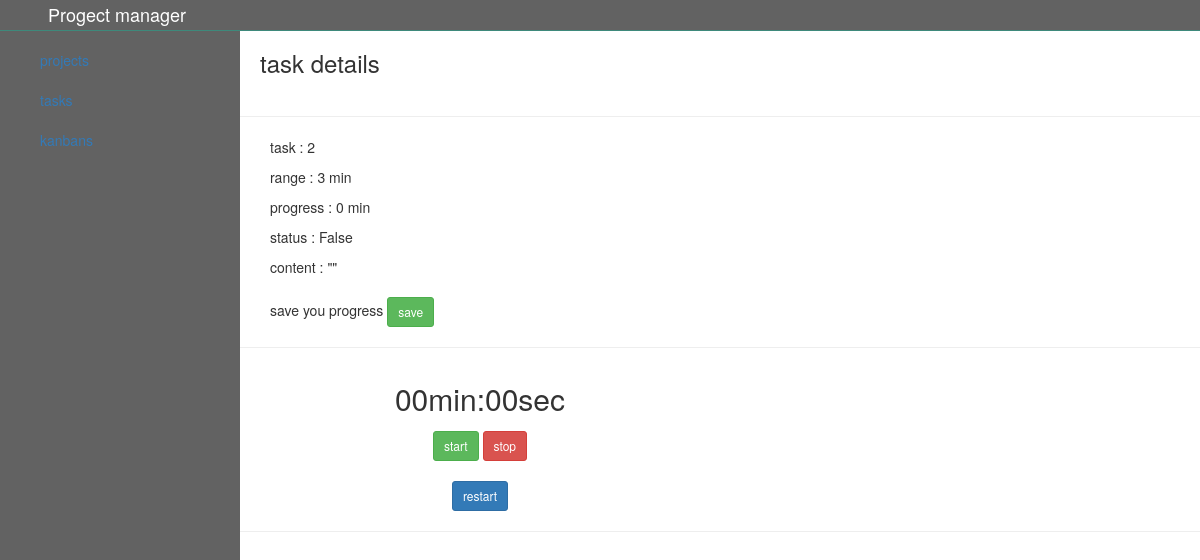
Screenshot of /task/4 with the database file from the repository.
### app.py (models this page shows, shortened)
class Task(db.Model):
    id = db.Column(db.Integer, primary_key=True)
    name = db.Column(db.String(1000), nullable=False)
    content = db.Column(db.String(1000),nullable=False)
    t_range = db.Column(db.Integer, nullable=False)
    progress = db.Column(db.Integer, nullable=False, default=0)
    time = db.Column(db.String(20))
    status = db.Column(db.Boolean, default=False)
    day = db.Column(db.String(100))
    hub_id = db.Column(db.Integer, db.ForeignKey('taskhub.id'), nullable= False)

### app.py (the view)
@app.route('/task/<int:id>', methods=['GET', 'POST'])
def task_page(id):
    task = Task.query.get_or_404(id)
    return render_template('task.html', task=task)

### templates/task.html (shortened to what this page needs)
{% extends 'base.html' %}
{% block body %}
<div class="main">
    <h3>task details</h3>
    <hr>
    <div class="task">
        <p>task : {{task.name}}</p>
        <p>range : {{task.t_range}} min</p>
        <p>progress : {{task.progress}} min</p>
        <p>status : {{task.status}}</p>
        <p>content : "{{task.content}}"</p>
    </div>
    <form action="/progress/{{task.id}}" method='post' class='progress_form'>
        <p>save you progress <button type="submit" class="btn  btn-success btn-sm">save</button></p>
    </form>
    <hr>
    <div class="timer_cont">
        <div class='timer'>
            <div class="min">00</div>min: <div class="sec">00</div>sec
        </div>
        <div class="buttons">
            <span class="btn btn-success btn-sm">start</span>
            <span class="btn btn-danger btn-sm">stop</span>
        </div>
        <div class="restartCont">
            <span class="restart btn btn-primary btn-sm">restart</span>
        </div>
    </div>
    <hr>
</div>
{% endblock %}

### static/css/style.css (style rules this page uses)
.main-cont .main { width: 80% }
.main-cont .main h3 { margin: 0; padding: 20px; }
.main-cont form { margin: 20px 30px; }
.task { margin: 10px 30px; }
.timer_cont { width: 50%; }
.timer { text-align: center; padding: 10px; font-size: 30px; display: flex; justify-content: center }
.buttons { text-align: center }
.restartCont { display: flex; justify-content: center; margin: 20px; }

### rows the page displays
Task: name "2", t_range "3", progress "0", status "False"
